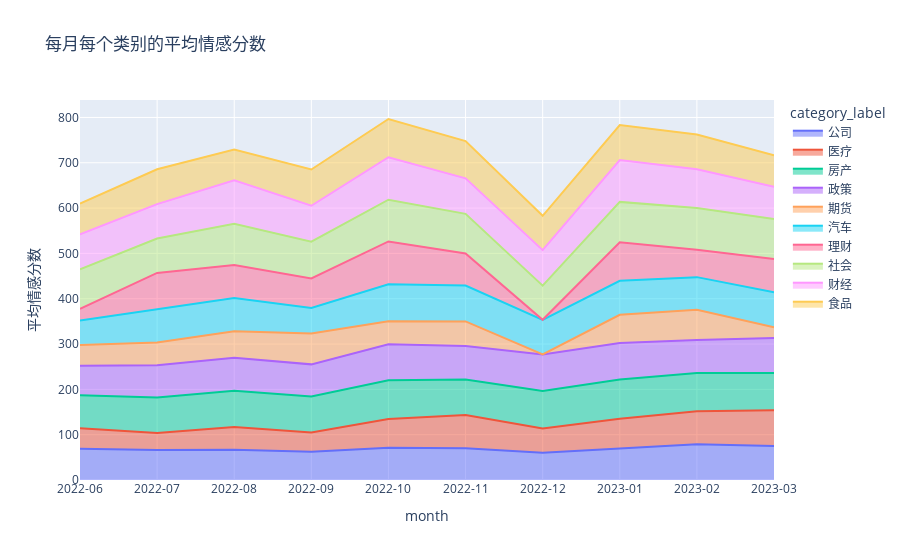
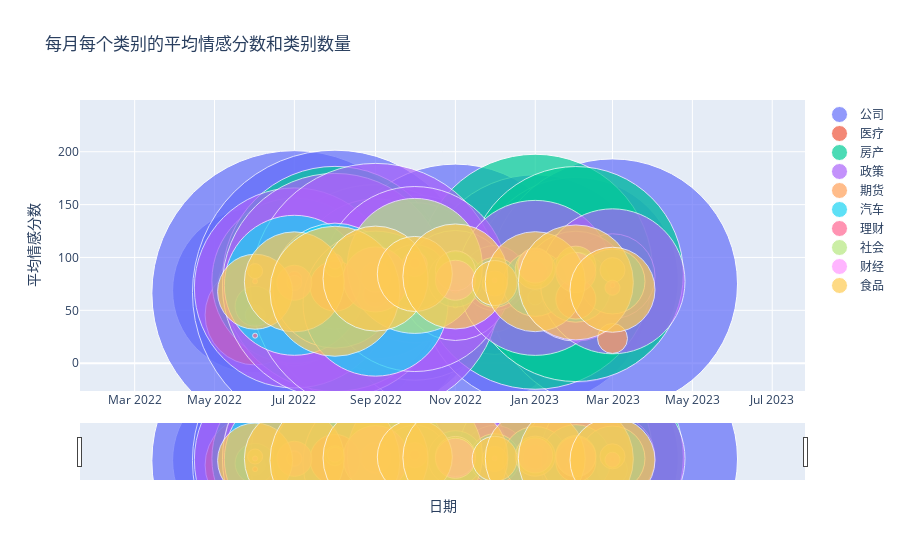

Notebook code cell kept with these figures, in order:
### Code cell
import pandas as pd
import plotly.express as px
from label_id_dict import id2label

# 读取数据
data = pd.read_csv('ce_cn_labeled.csv')  # 请替换为你的数据文件路径

data['category_label'] =  data['category_label'].map(id2label)

# 将时间列转换为日期时间格式
data['article_time'] = pd.to_datetime(data['article_time'])

# 提取月份和类别作为新的列
data['month'] = data['article_time'].dt.strftime('%Y-%m')

# 计算每个月每个类别的平均情感分数
monthly_category_avg = data.groupby(['month', 'category_label'])['sent_score'].mean().reset_index()

# # 创建交互式折线图
# fig = px.line(monthly_category_avg, x='month', y='sent_score', color='category_label',
#               labels={'sent_score': '平均情感分数'},
#               title='每月每个类别的平均情感分数')


# 创建堆叠区域图
fig = px.area(monthly_category_avg, x='month', y='sent_score', color='category_label',
              labels={'sent_score': '平均情感分数'},
              title='每月每个类别的平均情感分数')

# 自动调整日期刻度
fig.update_xaxes(type='category')

# 显示图表
fig.show()



category_counts = data.groupby(['month', 'category_label']).size().reset_index(name='count')

# 创建散点图
fig = go.Figure()

for category in monthly_category_avg['category_label'].unique():
    category_data = monthly_category_avg[monthly_category_avg['category_label'] == category]
    category_count_data = category_counts[category_counts['category_label'] == category]
    
    # 根据类别数量调整原点大小
    marker_size = category_count_data['count'] * 5  # 可根据需要调整倍数
    
    fig.add_trace(go.Scatter(
        x=category_data['month'], 
        y=category_data['sent_score'], 
        mode='markers', 
        marker=dict(size=marker_size),
        name=category
    ))

# 添加窗口缩放条
fig.update_xaxes(rangeslider_visible=True)

# 设置图表布局
fig.update_layout(
    title='每月每个类别的平均情感分数和类别数量',
    xaxis_title='日期',
    yaxis_title='平均情感分数'
)

fig.show()

### Figure 1 — Plotly figure (JSON) as saved in the notebook; plotly's stock layout.template omitted (floating-point values rounded to 4 significant figures)
{"data": [{"fillpattern": {"shape": ""}, "hovertemplate": "category_label=公司<br>month=%{x}<br>平均情感分数=%{y}<extra></extra>", "legendgroup": "公司", "line": {"color": "#636efa"}, "marker": {"symbol": "circle"}, "mode": "lines", "name": "公司", "orientation": "v", "showlegend": true, "stackgroup": "1", "type": "scatter", "x": ["2022-06", "2022-07", "2022-08", "2022-09", "2022-10", "2022-11", "2022-12", "2023-01", "2023-02", "2023-03"], "xaxis": "x", "y": [68.74, 66.25, 66.68, 62.44, 71.4, 70.05, 60.26, 69.38, 78.76, 74.97], "yaxis": "y"}, {"fillpattern": {"shape": ""}, "hovertemplate": "category_label=医疗<br>month=%{x}<br>平均情感分数=%{y}<extra></extra>", "legendgroup": "医疗", "line": {"color": "#EF553B"}, "marker": {"symbol": "circle"}, "mode": "lines", "name": "医疗", "orientation": "v", "showlegend": true, "stackgroup": "1", "type": "scatter", "x": ["2022-06", "2022-07", "2022-08", "2022-09", "2022-10", "2022-11", "2022-12", "2023-01", "2023-02", "2023-03"], "xaxis": "x", "y": [45.61, 37.68, 50.52, 42.36, 63.16, 73.43, 53.16, 66.02, 73.06, 78.89], "yaxis": "y"}, {"fillpattern": {"shape": ""}, "hovertemplate": "category_label=房产<br>month=%{x}<br>平均情感分数=%{y}<extra></extra>", "legendgroup": "房产", "line": {"color": "#00cc96"}, "marker": {"symbol": "circle"}, "mode": "lines", "name": "房产", "orientation": "v", "showlegend": true, "stackgroup": "1", "type": "scatter", "x": ["2022-06", "2022-07", "2022-08", "2022-09", "2022-10", "2022-11", "2022-12", "2023-01", "2023-02", "2023-03"], "xaxis": "x", "y": [72.61, 77.98, 79.73, 79.62, 85.56, 78.5, 83.12, 86.46, 84.31, 82.19], "yaxis": "y"}, {"fillpattern": {"shape": ""}, "hovertemplate": "category_label=政策<br>month=%{x}<br>平均情感分数=%{y}<extra></extra>", "legendgroup": "政策", "line": {"color": "#ab63fa"}, "marker": {"symbol": "circle"}, "mode": "lines", "name": "政策", "orientation": "v", "showlegend": true, "stackgroup": "1", "type": "scatter", "x": ["2022-06", "2022-07", "2022-08", "2022-09", "2022-10", "2022-11", "2022-12", "2023-01", "2023-02", "2023-03"], "xaxis": "x", "y": [65.36, 71.16, 73.08, 70.73, 79.57, 73.49, 80.49, 80.66, 72.8, 77.4], "yaxis": "y"}, {"fillpattern": {"shape": ""}, "hovertemplate": "category_label=期货<br>month=%{x}<br>平均情感分数=%{y}<extra></extra>", "legendgroup": "期货", "line": {"color": "#FFA15A"}, "marker": {"symbol": "circle"}, "mode": "lines", "name": "期货", "orientation": "v", "showlegend": true, "stackgroup": "1", "type": "scatter", "x": ["2022-06", "2022-07", "2022-08", "2022-09", "2022-10", "2022-11", "2023-01", "2023-02", "2023-03"], "xaxis": "x", "y": [45.49, 50.43, 58.1, 68.21, 50.79, 54.55, 62.15, 66.89, 23.39], "yaxis": "y"}, {"fillpattern": {"shape": ""}, "hovertemplate": "category_label=汽车<br>month=%{x}<br>平均情感分数=%{y}<extra></extra>", "legendgroup": "汽车", "line": {"color": "#19d3f3"}, "marker": {"symbol": "circle"}, "mode": "lines", "name": "汽车", "orientation": "v", "showlegend": true, "stackgroup": "1", "type": "scatter", "x": ["2022-06", "2022-07", "2022-08", "2022-09", "2022-10", "2022-11", "2022-12", "2023-01", "2023-02", "2023-03"], "xaxis": "x", "y": [53.87, 73.65, 73.34, 56.31, 81.45, 79.06, 76.43, 75.04, 71.86, 77.29], "yaxis": "y"}, {"fillpattern": {"shape": ""}, "hovertemplate": "category_label=理财<br>month=%{x}<br>平均情感分数=%{y}<extra></extra>", "legendgroup": "理财", "line": {"color": "#FF6692"}, "marker": {"symbol": "circle"}, "mode": "lines", "name": "理财", "orientation": "v", "showlegend": true, "stackgroup": "1", "type": "scatter", "x": ["2022-06", "2022-07", "2022-08", "2022-09", "2022-10", "2022-11", "2023-01", "2023-02", "2023-03"], "xaxis": "x", "y": [26, 79.71, 72.85, 64.93, 94.54, 70.83, 85.07, 60.65, 73.76], "yaxis": "y"}, {"fillpattern": {"shape": ""}, "hovertemplate": "category_label=社会<br>month=%{x}<br>平均情感分数=%{y}<extra></extra>", "legendgroup": "社会", "line": {"color": "#B6E880"}, "marker": {"symbol": "circle"}, "mode": "lines", "name": "社会", "orientation": "v", "showlegend": true, "stackgroup": "1", "type": "scatter", "x": ["2022-06", "2022-07", "2022-08", "2022-09", "2022-10", "2022-11", "2022-12", "2023-01", "2023-02", "2023-03"], "xaxis": "x", "y": [87.08, 75.88, 90.87, 81.36, 91.99, 87.38, 75.39, 88.89, 91.76, 88.09], "yaxis": "y"}, {"fillpattern": {"shape": ""}, "hovertemplate": "category_label=财经<br>month=%{x}<br>平均情感分数=%{y}<extra></extra>", "legendgroup": "财经", "line": {"color": "#FF97FF"}, "marker": {"symbol": "circle"}, "mode": "lines", "name": "财经", "orientation": "v", "showlegend": true, "stackgroup": "1", "type": "scatter", "x": ["2022-06", "2022-07", "2022-08", "2022-09", "2022-10", "2022-11", "2022-12", "2023-01", "2023-02", "2023-03"], "xaxis": "x", "y": [77.42, 76.01, 96.17, 79.19, 93.75, 78.43, 78.4, 92.38, 85.78, 71.35], "yaxis": "y"}, {"fillpattern": {"shape": ""}, "hovertemplate": "category_label=食品<br>month=%{x}<br>平均情感分数=%{y}<extra></extra>", "legendgroup": "食品", "line": {"color": "#FECB52"}, "marker": {"symbol": "circle"}, "mode": "lines", "name": "食品", "orientation": "v", "showlegend": true, "stackgroup": "1", "type": "scatter", "x": ["2022-06", "2022-07", "2022-08", "2022-09", "2022-10", "2022-11", "2022-12", "2023-01", "2023-02", "2023-03"], "xaxis": "x", "y": [67.57, 76.92, 68.02, 80.0, 84.4, 82.01, 75.79, 77.08, 76.35, 69.43], "yaxis": "y"}], "layout": {"legend": {"title": {"text": "category_label"}, "tracegroupgap": 0}, "title": {"text": "每月每个类别的平均情感分数"}, "xaxis": {"anchor": "y", "domain": [0, 1], "title": {"text": "month"}, "type": "category"}, "yaxis": {"anchor": "x", "domain": [0, 1], "title": {"text": "平均情感分数"}}}}

### Figure 2 — Plotly figure (JSON) as saved in the notebook; plotly's stock layout.template omitted (floating-point values rounded to 4 significant figures)
{"data": [{"marker": {"size": [165, 285, 285, 225, 185, 250, 110, 230, 205, 250]}, "mode": "markers", "name": "公司", "type": "scatter", "x": ["2022-06", "2022-07", "2022-08", "2022-09", "2022-10", "2022-11", "2022-12", "2023-01", "2023-02", "2023-03"], "y": [68.74, 66.25, 66.68, 62.44, 71.4, 70.05, 60.26, 69.38, 78.76, 74.97]}, {"marker": {"size": [100, 85, 85, 105, 65, 40, 50, 55, 25, 45]}, "mode": "markers", "name": "医疗", "type": "scatter", "x": ["2022-06", "2022-07", "2022-08", "2022-09", "2022-10", "2022-11", "2022-12", "2023-01", "2023-02", "2023-03"], "y": [45.61, 37.68, 50.52, 42.36, 63.16, 73.43, 53.16, 66.02, 73.06, 78.89]}, {"marker": {"size": [75, 165, 225, 160, 140, 110, 20, 235, 215, 85]}, "mode": "markers", "name": "房产", "type": "scatter", "x": ["2022-06", "2022-07", "2022-08", "2022-09", "2022-10", "2022-11", "2022-12", "2023-01", "2023-02", "2023-03"], "y": [72.61, 77.98, 79.73, 79.62, 85.56, 78.5, 83.12, 86.46, 84.31, 82.19]}, {"marker": {"size": [65, 200, 225, 250, 185, 110, 65, 155, 110, 145]}, "mode": "markers", "name": "政策", "type": "scatter", "x": ["2022-06", "2022-07", "2022-08", "2022-09", "2022-10", "2022-11", "2022-12", "2023-01", "2023-02", "2023-03"], "y": [65.36, 71.16, 73.08, 70.73, 79.57, 73.49, 80.49, 80.66, 72.8, 77.4]}, {"marker": {"size": [20, 40, 55, 25, 10, 5, 15, 20, 30]}, "mode": "markers", "name": "期货", "type": "scatter", "x": ["2022-06", "2022-07", "2022-08", "2022-09", "2022-10", "2022-11", "2023-01", "2023-02", "2023-03"], "y": [45.49, 50.43, 58.1, 68.21, 50.79, 54.55, 62.15, 66.89, 23.39]}, {"marker": {"size": [40, 140, 125, 145, 65, 55, 50, 65, 70, 65]}, "mode": "markers", "name": "汽车", "type": "scatter", "x": ["2022-06", "2022-07", "2022-08", "2022-09", "2022-10", "2022-11", "2022-12", "2023-01", "2023-02", "2023-03"], "y": [53.87, 73.65, 73.34, 56.31, 81.45, 79.06, 76.43, 75.04, 71.86, 77.29]}, {"marker": {"size": [5, 15, 50, 25, 10, 10, 25, 40, 5]}, "mode": "markers", "name": "理财", "type": "scatter", "x": ["2022-06", "2022-07", "2022-08", "2022-09", "2022-10", "2022-11", "2023-01", "2023-02", "2023-03"], "y": [26, 79.71, 72.85, 64.93, 94.54, 70.83, 85.07, 60.65, 73.76]}, {"marker": {"size": [15, 15, 20, 30, 135, 40, 25, 40, 40, 25]}, "mode": "markers", "name": "社会", "type": "scatter", "x": ["2022-06", "2022-07", "2022-08", "2022-09", "2022-10", "2022-11", "2022-12", "2023-01", "2023-02", "2023-03"], "y": [87.08, 75.88, 90.87, 81.36, 91.99, 87.38, 75.39, 88.89, 91.76, 88.09]}, {"marker": {"size": [5, 35, 15, 65, 25, 40, 5, 35, 40, 15]}, "mode": "markers", "name": "财经", "type": "scatter", "x": ["2022-06", "2022-07", "2022-08", "2022-09", "2022-10", "2022-11", "2022-12", "2023-01", "2023-02", "2023-03"], "y": [77.42, 76.01, 96.17, 79.19, 93.75, 78.43, 78.4, 92.38, 85.78, 71.35]}, {"marker": {"size": [75, 100, 130, 105, 75, 105, 45, 100, 115, 85]}, "mode": "markers", "name": "食品", "type": "scatter", "x": ["2022-06", "2022-07", "2022-08", "2022-09", "2022-10", "2022-11", "2022-12", "2023-01", "2023-02", "2023-03"], "y": [67.57, 76.92, 68.02, 80.0, 84.4, 82.01, 75.79, 77.08, 76.35, 69.43]}], "layout": {"title": {"text": "每月每个类别的平均情感分数和类别数量"}, "xaxis": {"rangeslider": {"visible": true}, "title": {"text": "日期"}}, "yaxis": {"title": {"text": "平均情感分数"}}}}
